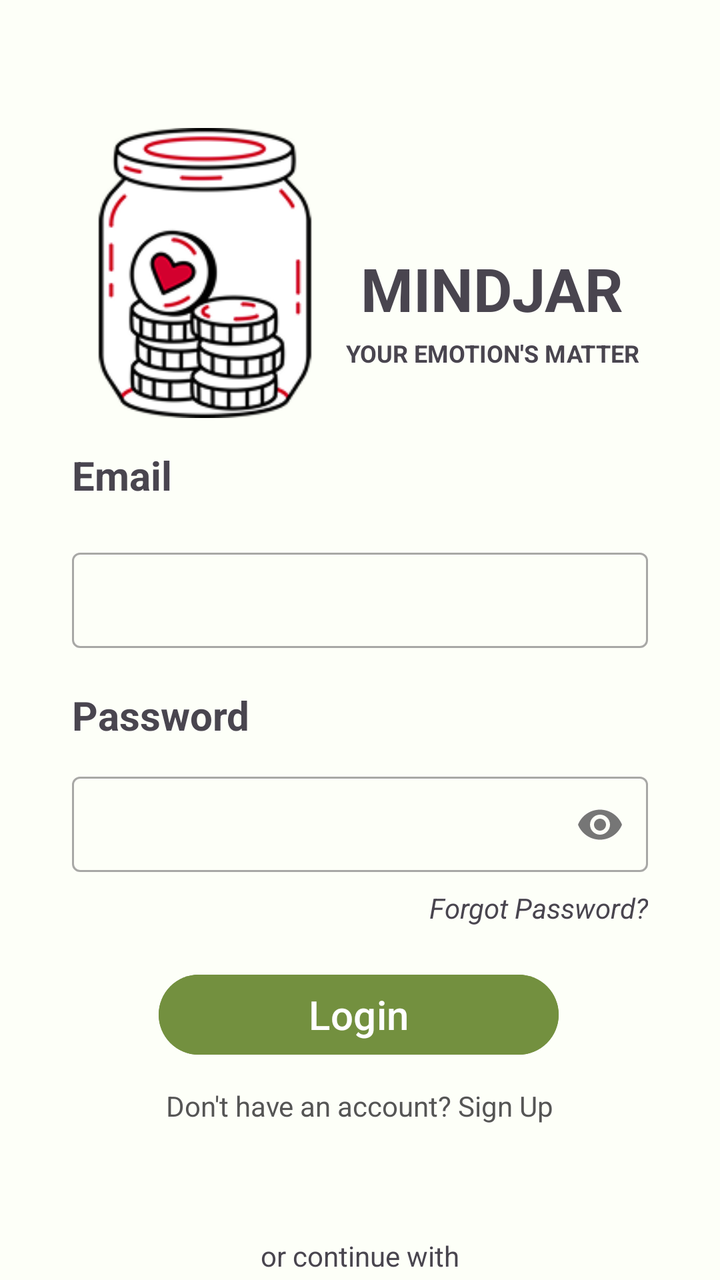
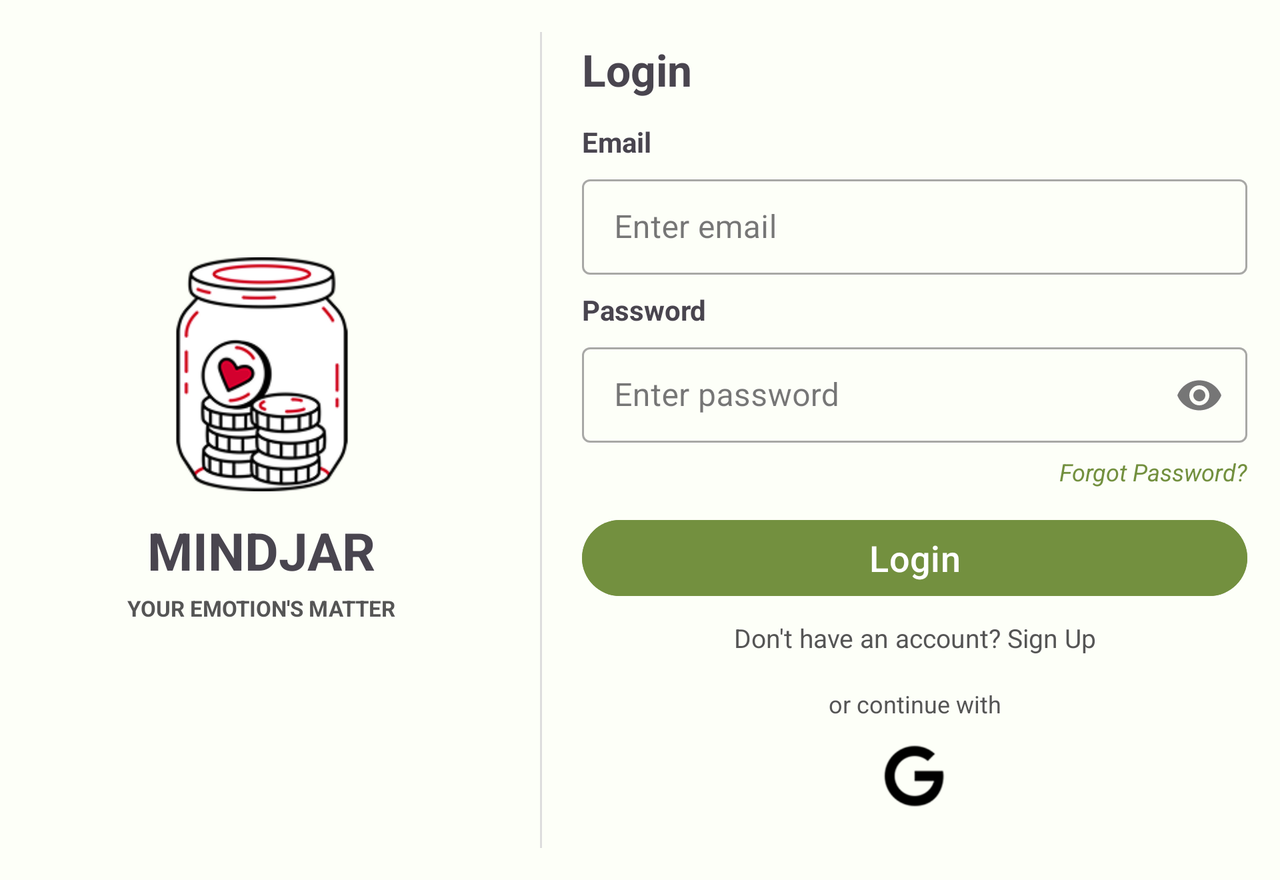

An Android layout and its configuration variant, each rendered on a device that would load it. The default file and the variant file are quoted in full after the pictures.
<!-- AndroidManifest.xml: application theme Theme.MyApplication -->
<!-- res/layout/fragment_login.xml -->
<?xml version="1.0" encoding="utf-8"?>
<androidx.constraintlayout.widget.ConstraintLayout
    xmlns:android="http://schemas.android.com/apk/res/android"
    xmlns:tools="http://schemas.android.com/tools"
    xmlns:app="http://schemas.android.com/apk/res-auto"
    android:id="@+id/main"
    android:saveEnabled="false"
    android:layout_width="match_parent"
    android:layout_height="match_parent"
    android:background="@color/background_light">

    
    <androidx.constraintlayout.widget.Guideline
        android:id="@+id/constraintVertical1"
        android:layout_width="wrap_content"
        android:layout_height="wrap_content"
        android:orientation="vertical"
        app:layout_constraintGuide_percent="0.10"/>

    <androidx.constraintlayout.widget.Guideline
        android:id="@+id/constraintVertical2"
        android:layout_width="wrap_content"
        android:layout_height="wrap_content"
        android:orientation="vertical"
        app:layout_constraintGuide_percent="0.90"/>

    <androidx.constraintlayout.widget.Guideline
        android:id="@+id/constraintVertical3"
        android:layout_width="wrap_content"
        android:layout_height="wrap_content"
        android:orientation="vertical"
        app:layout_constraintGuide_percent="0.37"/>

    <androidx.constraintlayout.widget.Guideline
        android:id="@+id/constraintVertical4"
        android:layout_width="wrap_content"
        android:layout_height="wrap_content"
        android:orientation="vertical"
        app:layout_constraintGuide_percent="0.63" />

    
    <androidx.constraintlayout.widget.Guideline
        android:id="@+id/constraintHorizontal1"
        android:layout_width="wrap_content"
        android:layout_height="wrap_content"
        android:orientation="horizontal"
        app:layout_constraintGuide_percent="0.10" />

    <androidx.constraintlayout.widget.Guideline
        android:id="@+id/constraintHorizontal2"
        android:layout_width="wrap_content"
        android:layout_height="wrap_content"
        android:orientation="horizontal"
        app:layout_constraintGuide_end="5dp" />

    <androidx.constraintlayout.widget.Guideline
        android:id="@+id/constraintHorizontal3"
        android:layout_width="wrap_content"
        android:layout_height="wrap_content"
        android:orientation="horizontal"
        app:layout_constraintGuide_percent="0.35" />

    <androidx.constraintlayout.widget.Guideline
        android:id="@+id/constraintHorizontal4"
        android:layout_width="wrap_content"
        android:layout_height="wrap_content"
        android:orientation="horizontal"
        app:layout_constraintGuide_percent="0.83" />

    
    <ImageView
        android:id="@+id/imageView3"
        android:layout_width="133dp"
        android:layout_height="145dp"
        app:layout_constraintStart_toStartOf="@+id/constraintVertical1"
        app:layout_constraintTop_toTopOf="@+id/constraintHorizontal1"
        app:srcCompat="@drawable/jar_icon"
        tools:ignore="MissingConstraints" />

    <TextView
        android:id="@+id/textSubheading"
        android:layout_width="150dp"
        android:layout_height="wrap_content"
        android:layout_marginTop="4dp"
        android:text="YOUR EMOTION'S MATTER"
        android:textAlignment="center"
        android:textSize="12sp"
        android:textStyle="bold"
        app:layout_constraintEnd_toStartOf="@+id/constraintVertical2"
        app:layout_constraintHorizontal_bias="0.4"
        app:layout_constraintStart_toEndOf="@+id/imageView3"
        app:layout_constraintTop_toBottomOf="@+id/textHeading"
        tools:ignore="MissingConstraints" />

    <TextView
        android:id="@+id/textHeading"
        android:layout_width="150dp"
        android:layout_height="wrap_content"
        android:layout_marginTop="60dp"
        android:text="MINDJAR"
        android:textAlignment="center"
        android:textSize="30sp"
        android:textStyle="bold"
        app:layout_constraintEnd_toStartOf="@+id/constraintVertical2"
        app:layout_constraintHorizontal_bias="0.4"
        app:layout_constraintStart_toEndOf="@+id/imageView3"
        app:layout_constraintTop_toTopOf="@+id/constraintHorizontal1"
        tools:ignore="MissingConstraints" />

    
    <TextView
        android:id="@+id/inputEmail"
        android:layout_width="0dp"
        android:layout_height="wrap_content"
        android:text="Email"
        android:textSize="20sp"
        android:textStyle="bold"
        app:layout_constraintEnd_toStartOf="@+id/constraintVertical2"
        app:layout_constraintStart_toStartOf="@+id/constraintVertical1"
        app:layout_constraintTop_toTopOf="@+id/constraintHorizontal3"
        tools:ignore="MissingConstraints" />

    
    <com.google.android.material.textfield.TextInputLayout
        android:id="@+id/emailContainer"
        style="@style/Widget.MaterialComponents.TextInputLayout.OutlinedBox.Dense"
        android:layout_width="0dp"
        android:layout_height="wrap_content"
        android:layout_marginTop="20dp"
        app:helperTextEnabled="true"
        app:helperTextTextColor="@android:color/holo_red_dark"
        app:layout_constraintEnd_toStartOf="@+id/constraintVertical2"
        app:layout_constraintStart_toStartOf="@+id/constraintVertical1"
        app:layout_constraintTop_toBottomOf="@+id/inputEmail">

        <com.google.android.material.textfield.TextInputEditText
            android:id="@+id/editEmail"
            android:layout_width="match_parent"
            android:layout_height="wrap_content"
            android:inputType="textEmailAddress"
            android:lines="1" />
    </com.google.android.material.textfield.TextInputLayout>

    
    <TextView
        android:id="@+id/textPassword"
        android:layout_width="0dp"
        android:layout_height="wrap_content"
        android:layout_marginTop="20sp"
        android:text="Password"
        android:textSize="20sp"
        android:textStyle="bold"
        app:layout_constraintEnd_toStartOf="@+id/constraintVertical2"
        app:layout_constraintHorizontal_bias="0.0"
        app:layout_constraintStart_toStartOf="@+id/constraintVertical1"
        app:layout_constraintTop_toBottomOf="@+id/emailContainer"
        tools:ignore="MissingConstraints" />

    
    <com.google.android.material.textfield.TextInputLayout
        android:id="@+id/passwordContainer"
        style="@style/Widget.MaterialComponents.TextInputLayout.OutlinedBox.Dense"
        android:layout_width="0dp"
        android:layout_height="wrap_content"
        android:layout_marginTop="12dp"
        app:helperTextEnabled="true"
        app:helperTextTextColor="@android:color/holo_red_dark"
        app:endIconMode="password_toggle"
        app:layout_constraintEnd_toStartOf="@+id/constraintVertical2"
        app:layout_constraintStart_toStartOf="@+id/constraintVertical1"
        app:layout_constraintTop_toBottomOf="@+id/textPassword">

        <com.google.android.material.textfield.TextInputEditText
            android:id="@+id/editPassword"
            android:layout_width="match_parent"
            android:layout_height="wrap_content"
            android:inputType="textPassword"
            android:lines="1" />
    </com.google.android.material.textfield.TextInputLayout>

    
    <LinearLayout
        android:id="@+id/rowRememberForgot"
        android:layout_width="0dp"
        android:layout_height="wrap_content"
        android:layout_marginTop="8dp"
        android:orientation="horizontal"
        android:gravity="center_vertical"
        app:layout_constraintStart_toStartOf="@+id/constraintVertical1"
        app:layout_constraintEnd_toStartOf="@+id/constraintVertical2"
        app:layout_constraintTop_toBottomOf="@+id/passwordContainer">

        <Space
            android:layout_width="0dp"
            android:layout_height="wrap_content"
            android:layout_weight="1" />

        <TextView
            android:id="@+id/textForgotPassword"
            android:layout_width="wrap_content"
            android:layout_height="wrap_content"
            android:text="Forgot Password?"
            android:textStyle="italic"
            android:textSize="14sp"
            android:clickable="true"
            android:focusable="true" />
    </LinearLayout>

    
    <Button
        android:id="@+id/button"
        android:layout_width="200dp"
        android:layout_height="wrap_content"
        android:layout_marginTop="20dp"
        android:ems="10"
        android:text="Login"
        android:textSize="20sp"
        android:backgroundTint="@color/button_green"
        app:layout_constraintEnd_toStartOf="@+id/constraintVertical2"
        app:layout_constraintHorizontal_bias="0.494"
        app:layout_constraintStart_toStartOf="@+id/constraintVertical1"
        app:layout_constraintTop_toBottomOf="@+id/rowRememberForgot"
        tools:ignore="MissingConstraints" />

    
    <TextView
        android:id="@+id/txtSignUpLink"
        android:layout_width="wrap_content"
        android:layout_height="wrap_content"
        android:layout_marginTop="12dp"
        android:text="Don't have an account? Sign Up"
        android:textSize="14sp"
        android:textColor="@color/gray"
        android:clickable="true"
        android:focusable="true"
        app:layout_constraintTop_toBottomOf="@+id/button"
        app:layout_constraintStart_toStartOf="@+id/constraintVertical1"
        app:layout_constraintEnd_toStartOf="@+id/constraintVertical2"
        app:layout_constraintHorizontal_bias="0.5"/>

    <LinearLayout
        android:id="@+id/socialGroup"
        android:layout_width="wrap_content"
        android:layout_height="wrap_content"
        android:layout_marginTop="56dp"
        android:gravity="center"
        android:orientation="vertical"
        app:layout_constraintEnd_toStartOf="@+id/constraintVertical2"
        app:layout_constraintStart_toStartOf="@+id/constraintVertical1"
        app:layout_constraintTop_toBottomOf="@+id/txtSignUpLink">

        <TextView
            android:id="@+id/textView7"
            android:layout_width="wrap_content"
            android:layout_height="wrap_content"
            android:layout_marginBottom="8dp"
            android:text="or continue with"
            android:textSize="14sp" />

        <LinearLayout
            android:layout_width="wrap_content"
            android:layout_height="wrap_content"
            android:gravity="center"
            android:orientation="horizontal">

            <ImageView
                android:id="@+id/iconGoogle"
                android:layout_width="48dp"
                android:layout_height="48dp"
                android:layout_margin="6dp"
                android:src="@drawable/google" />

        </LinearLayout>
    </LinearLayout>

</androidx.constraintlayout.widget.ConstraintLayout>
<!-- resources referenced by this layout -->
<resources>
  <color name="background_light">#FDFFF8</color>
  <color name="button_green">#73903F</color>
  <color name="gray">#555555</color>
  <!-- drawable google: png bitmap (drawable, 1766 bytes) -->
  <!-- drawable jar_icon: png bitmap (drawable, 19212 bytes) -->
  <style name="Theme.MyApplication" parent="Base.Theme.MyApplication" />
  <style name="Base.Theme.MyApplication" parent="Theme.Material3.DayNight.NoActionBar">
          
          
  
  
      </style>
</resources>
<!-- res/layout-land/fragment_login.xml (the repository's variant of the layout above) -->
<!-- drawn on the phone turned sideways -->
<?xml version="1.0" encoding="utf-8"?>
<ScrollView xmlns:android="http://schemas.android.com/apk/res/android"
    xmlns:app="http://schemas.android.com/apk/res-auto"
    android:id="@+id/main"
    android:saveEnabled="false"
    android:layout_width="match_parent"
    android:layout_height="match_parent"
    android:fillViewport="true"
    android:background="@color/background_light">

    <LinearLayout
        android:layout_width="match_parent"
        android:layout_height="wrap_content"
        android:orientation="horizontal"
        android:padding="16dp">

        
        <LinearLayout
            android:layout_width="0dp"
            android:layout_height="match_parent"
            android:layout_weight="1"
            android:orientation="vertical"
            android:gravity="center"
            android:paddingEnd="16dp">

            <ImageView
                android:id="@+id/imageView3"
                android:layout_width="wrap_content"
                android:layout_height="117dp"
                android:layout_marginBottom="12dp"
                android:contentDescription="@string/cd_jar"
                android:src="@drawable/jar_icon" />

            <TextView
                android:id="@+id/textHeading"
                android:layout_width="wrap_content"
                android:layout_height="wrap_content"
                android:text="MINDJAR"
                android:textStyle="bold"
                android:textSize="26sp"
                android:textAlignment="center" />

            <TextView
                android:id="@+id/textSubheading"
                android:layout_width="wrap_content"
                android:layout_height="wrap_content"
                android:text="YOUR EMOTION'S MATTER"
                android:textSize="11sp"
                android:textStyle="bold"
                android:textColor="#555555"
                android:textAlignment="center"
                android:layout_marginTop="4dp" />

        </LinearLayout>

        
        <View
            android:layout_width="1dp"
            android:layout_height="match_parent"
            android:background="#DDDDDD"
            android:layout_marginStart="8dp"
            android:layout_marginEnd="8dp" />

        
        <LinearLayout
            android:layout_width="0dp"
            android:layout_height="wrap_content"
            android:layout_weight="1.4"
            android:orientation="vertical"
            android:paddingStart="12dp"
            android:paddingTop="4dp"
            android:paddingBottom="8dp">

            <TextView
                android:layout_width="match_parent"
                android:layout_height="wrap_content"
                android:text="Login"
                android:textStyle="bold"
                android:textSize="22sp"
                android:layout_marginBottom="12dp"
                android:textAlignment="textStart" />

            
            <TextView
                android:layout_width="match_parent"
                android:layout_height="wrap_content"
                android:text="Email"
                android:textStyle="bold"
                android:textSize="14sp" />

            <com.google.android.material.textfield.TextInputLayout
                android:id="@+id/emailContainer"
                style="@style/Widget.MaterialComponents.TextInputLayout.OutlinedBox.Dense"
                android:layout_width="match_parent"
                android:layout_height="wrap_content"
                android:layout_marginTop="4dp"
                app:helperTextEnabled="true"
                app:helperTextTextColor="@android:color/holo_red_dark">

                <com.google.android.material.textfield.TextInputEditText
                    android:id="@+id/editEmail"
                    android:layout_width="match_parent"
                    android:layout_height="wrap_content"
                    android:hint="Enter email"
                    android:inputType="textEmailAddress"
                    android:lines="1" />
            </com.google.android.material.textfield.TextInputLayout>

            
            <TextView
                android:layout_width="match_parent"
                android:layout_height="wrap_content"
                android:layout_marginTop="8dp"
                android:text="Password"
                android:textStyle="bold"
                android:textSize="14sp" />

            <com.google.android.material.textfield.TextInputLayout
                android:id="@+id/passwordContainer"
                style="@style/Widget.MaterialComponents.TextInputLayout.OutlinedBox.Dense"
                android:layout_width="match_parent"
                android:layout_height="wrap_content"
                android:layout_marginTop="4dp"
                app:helperTextEnabled="true"
                app:helperTextTextColor="@android:color/holo_red_dark"
                app:endIconMode="password_toggle">

                <com.google.android.material.textfield.TextInputEditText
                    android:id="@+id/editPassword"
                    android:layout_width="match_parent"
                    android:layout_height="wrap_content"
                    android:hint="Enter password"
                    android:inputType="textPassword"
                    android:lines="1" />
            </com.google.android.material.textfield.TextInputLayout>

            
            <LinearLayout
                android:id="@+id/rowRememberForgot"
                android:layout_width="match_parent"
                android:layout_height="wrap_content"
                android:orientation="horizontal"
                android:layout_marginTop="6dp"
                android:gravity="center_vertical">

                <View
                    android:layout_width="0dp"
                    android:layout_height="1dp"
                    android:layout_weight="1" />

                <TextView
                    android:id="@+id/txtForgotPassword"
                    android:layout_width="wrap_content"
                    android:layout_height="wrap_content"
                    android:text="Forgot Password?"
                    android:textColor="@color/button_green"
                    android:textStyle="italic"
                    android:textSize="12sp"
                    android:clickable="true"
                    android:focusable="true" />
            </LinearLayout>

            
            <Button
                android:id="@+id/button"
                android:layout_width="match_parent"
                android:layout_height="46dp"
                android:layout_marginTop="12dp"
                android:text="Login"
                android:textSize="18sp"
                android:backgroundTint="@color/button_green" />

            
            <TextView
                android:id="@+id/txtSignUpLink"
                android:layout_width="match_parent"
                android:layout_height="wrap_content"
                android:layout_marginTop="8dp"
                android:text="Don't have an account? Sign Up"
                android:textAlignment="center"
                android:textColor="@color/gray"
                android:textSize="13sp"
                android:clickable="true"
                android:focusable="false" />

            
            <TextView
                android:layout_width="match_parent"
                android:layout_height="wrap_content"
                android:layout_marginTop="16dp"
                android:text="or continue with"
                android:textSize="12sp"
                android:textAlignment="center"
                android:textColor="#555555" />

            
            <ImageView
                android:id="@+id/iconGoogle"
                android:layout_width="40dp"
                android:layout_height="40dp"
                android:layout_gravity="center_horizontal"
                android:layout_marginTop="8dp"
                android:layout_marginBottom="8dp"
                android:src="@drawable/google"
                android:contentDescription="@string/cd_google" />

        </LinearLayout>

    </LinearLayout>
</ScrollView>
<!-- resources referenced by the variant -->
<!-- as the phone turned sideways resolves them -->
<resources>
  <color name="background_light">#FDFFF8</color>
  <color name="button_green">#73903F</color>
  <color name="gray">#555555</color>
  <!-- drawable google: png bitmap (drawable, 1766 bytes) -->
  <!-- drawable jar_icon: png bitmap (drawable, 19212 bytes) -->
  <string name="cd_google">Register with Google</string>
  <string name="cd_jar">Jar icon</string>
  <style name="Theme.MyApplication" parent="Base.Theme.MyApplication" />
  <style name="Base.Theme.MyApplication" parent="Theme.Material3.DayNight.NoActionBar">
          
          
  
  
      </style>
</resources>
